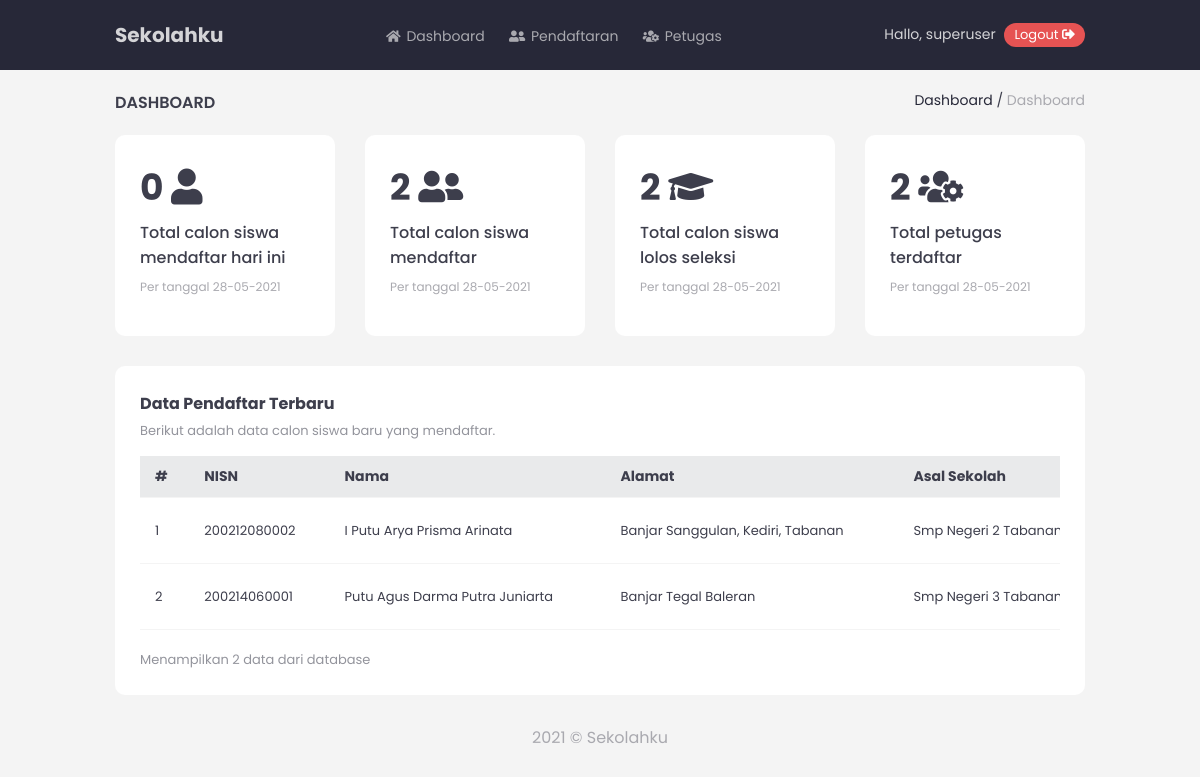
The page /index.php?login=berhasil (signed in) on the database its author committed.
### tables this page shows
CREATE TABLE `pendaftar` (
  `NISN` char(15) NOT NULL,
  `nama` varchar(100) NOT NULL,
  `jenis_kelamin` varchar(15) NOT NULL,
  `tgl_lahir` varchar(15) NOT NULL,
  `agama` varchar(15) NOT NULL,
  `alamat` varchar(100) NOT NULL,
  `no_telepon` varchar(15) NOT NULL,
  `email` varchar(30) NOT NULL,
  `sekolah_asal` varchar(100) NOT NULL,
  `tgl_mendaftar` varchar(15) NOT NULL,
  `keterangan` varchar(15) NOT NULL
);

### index.php (the view, shortened to what this page needs)
<?php include 'header.php'; ?>
<main>
	<section class="page-inf">
		<div class="container">
			<div class="row">
				<div class="col-12">
					<div class="pi">
						<div class="pi-left">
							<p>Dashboard</p>
						</div>
						<div class="pi-right">
							<p><a href="index.php">Dashboard</a> / <span>Dashboard</span></p>
						</div>
					</div>
				</div>
			</div>
		</div>
	</section>
	<section>
		<div class="container">
			<div class="row-lg">
				<div class="col-3">
					<div class="d-card">
						<?php
							$tgl_sekarang = date("d-m-Y");
							$sql = mysqli_query($koneksi, "SELECT * FROM pendaftar WHERE tgl_mendaftar='$tgl_sekarang' ");
							$jumlah = mysqli_num_rows($sql);
						?>
						<h2><?php echo $jumlah; ?> <i class="fas fa-user"></i></h2>
						<p class="desc">Total calon siswa mendaftar hari ini</p>
						<p class="date">Per tanggal <?php echo $tgl_sekarang; ?></p>
					</div>
				</div>
				<div class="col-3">
					<div class="d-card">
						<?php
							$sql2 = mysqli_query($koneksi, "SELECT * FROM pendaftar");
							$jumlah2 = mysqli_num_rows($sql2);
						?>
						<h2><?php echo $jumlah2; ?> <i class="fas fa-user-friends"></i></h2>
						<p class="desc">Total calon siswa mendaftar</p>
						<p class="date">Per tanggal <?php echo $tgl_sekarang; ?></p>
					</div>
				</div>
				<div class="col-3">
					<div class="d-card">
						<?php
							$sql3 = mysqli_query($koneksi, "SELECT * FROM pendaftar WHERE keterangan='lolos' ");
							$jumlah3 = mysqli_num_rows($sql3);
						?>
						<h2><?php echo $jumlah3; ?> <i class="fas fa-graduation-cap"></i></h2>
						<p class="desc">Total calon siswa lolos seleksi</p>
						<p class="date">Per tanggal <?php echo $tgl_sekarang; ?></p>
					</div>
				</div>
				<div class="col-3">
					<div class="d-card">
						<?php
							$sql4 = mysqli_query($koneksi, "SELECT * FROM petugas");
							$jumlah4 = mysqli_num_rows($sql4);
						?>
						<h2><?php echo $jumlah4; ?> <i class="fas fa-users-cog"></i></h2>
						<p class="desc">Total petugas terdaftar</p>
						<p class="date">Per tanggal <?php echo $tgl_sekarang; ?></p>
					</div>
				</div>
			</div>
		</div>
	</section>
	<section>
		<div class="container">
			<div class="row">
				<div class="col-12">
					<div class="table-container">
						<h3>Data Pendaftar Terbaru</h3>
						<p>Berikut adalah data calon siswa baru yang mendaftar.</p>
						<div class="table-responsive">
							<table>
								<tr>
									<th>#</th>
									<th>NISN</th>
									<th>Nama</th>
									<th>Alamat</th>
									<th>Asal Sekolah</th>
								</tr>
								<?php
									$i = 1;
									$sql_pendaftar = mysqli_query($koneksi, "SELECT * FROM pendaftar ORDER BY tgl_mendaftar DESC LIMIT 5 ");
									$jml_data = mysqli_num_rows($sql_pendaftar);
									while($row = mysqli_fetch_assoc($sql_pendaftar)) {
								?>
								<tr>
									<td><?php echo $i; ?></td>
									<td><?php echo $row['NISN']; ?></td>
									<td><?php echo $row['nama']; ?></td>
									<td><?php echo $row['alamat']; ?></td>
									<td><?php echo $row['sekolah_asal']; ?></td>
								</tr>
								<?php $i++; } ?>
							</table>
						</div>
						<p class="remove-margin">Menampilkan <?php echo $jml_data; ?> data dari database</p>
					</div>
				</div>
			</div>
		</div>
	</section>
</main>
<?php include 'footer.php'; ?>

### assets/css/style.css (style rules this page uses)
:root { --p_black: #272838; --p_red: #e65353; --p_blue: #5775ff; --p_green: #31c48f; --white: #ffffff; --grey: #e9eaeb; --grey2: #d4d4d7; --grey3: #bebfc3; --grey4: #a9a9af; --grey5: #93949c; --grey6: #7d7e88; --grey7: #686974; --grey8: #525360; --grey9: #3d3e4c; --bg: #f4f4f4; }
body { font-family: 'Poppins', sans-serif; background: var(--bg); color: var(--grey9); }
.page-inf { margin-top: 20px; margin-bottom: 20px; }
.pi { display: flex; flex-direction: row; justify-content: space-between; }
.pi-left p { font-size: 16px; text-transform: uppercase; font-weight: 600; margin-bottom: 0; }
.pi-right p { font-size: 14px; margin-bottom: 0; }
.pi-right p a { color: var(--p_black); }
.pi-right p span { color: var(--grey4); }
.d-card { width: 100%; height: auto; background: var(--white); padding: 25px; border-radius: 10px; margin-bottom: 30px; }
.d-card h2 { font-size: 36px; margin-bottom: 5px; }
.d-card p.desc { margin-bottom: 8px; font-size: 16px; font-weight: 500; }
.d-card p.date { font-size: 12px; color: var(--grey4); }
.table-container { background: var(--white); padding: 25px; border-radius: 10px; margin-bottom: 30px; }
.table-responsive { overflow-x: auto; }
@media (max-width: 1200px) { .table-container table { width: 1200px !important; } }
.table-container h3 { font-weight: 700; font-size: 16px; margin-bottom: 5px; }
.table-container p { font-size: 13px; margin-bottom: 0; color: var(--grey5); margin-bottom: 15px; }
.table-container table { width: 100%; border-collapse: collapse; margin-bottom: 20px; }
.table-container table tr { border-bottom: 1px solid var(--bg); }
.table-container table tr th { text-align: left; padding: 10px 15px; background: var(--grey); font-size: 14px; font-weight: 700; }
.table-container table tr td { text-align: left; padding: 20px 15px; font-size: 13px; }

### assets/css/csslibs.css (style rules this page uses)
* { box-sizing: border-box; }
body { margin: 0; padding: 0; }
.container { overflow: hidden; padding: 0 100px; width: 100%; }
.row { display: flex; flex-direction: row; flex-wrap: wrap; }
.row-lg { display: flex; flex-direction: row; flex-wrap: wrap; }
.col-3 { width: 25%; }
.col-12 { width: 100%; }
[class*="col-"] { float: left; padding: 0px 15px; }
h1, h2, h3, h4, h5, h6 { margin-top: 0; margin-bottom: 15px; }
p { margin-top: 0; margin-bottom: 15px; font-size: 16px; }
a { text-decoration: none; color: blueviolet; -webkit-transition: .3s; -moz-transition: .3s; transition: .3s; }
.remove-margin { margin: 0 !important }

### rows shown on the page
pendaftar: NISN "200212080002", nama "I Putu Arya Prisma Arinata", alamat "Banjar Sanggulan, Kediri, Tabanan", sekolah_asal "Smp Negeri 2…"
pendaftar: NISN "200214060001", nama "Putu Agus Darma Putra Juniarta", alamat "Banjar Tegal Baleran", sekolah_asal "Smp Negeri 3…"

### other values the page prints
$username "superuser"
$jumlah "0"
$jumlah2 "2"
$jumlah3 "2"
$jumlah4 "2"
$jml_data "2"
